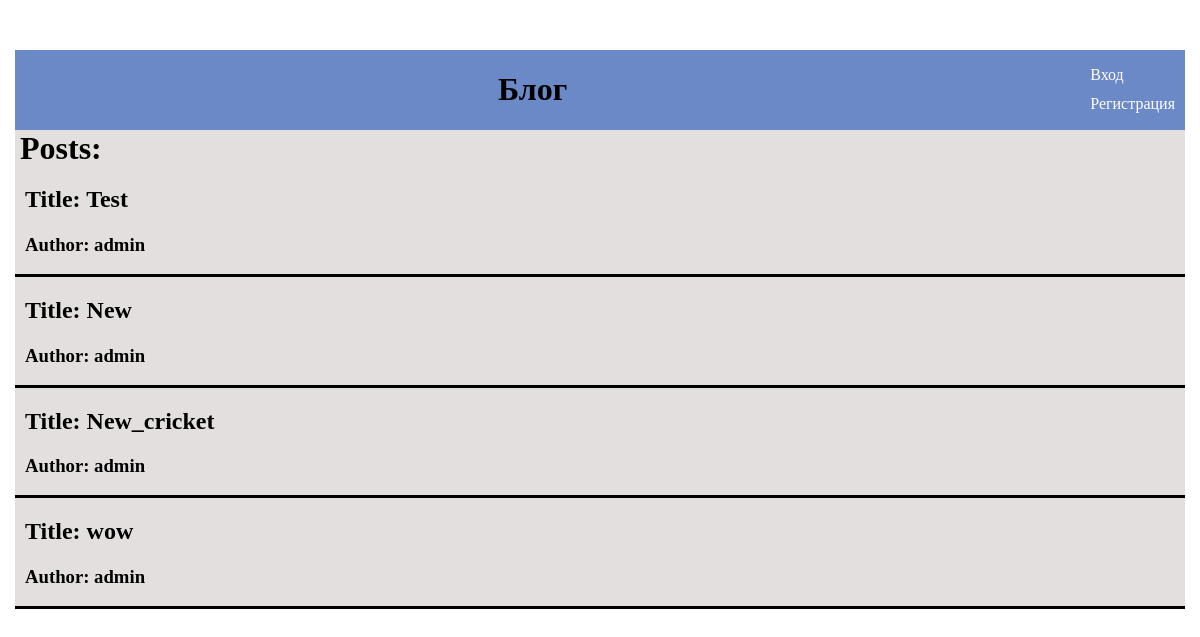
Page /blog/ on the earlier database version.
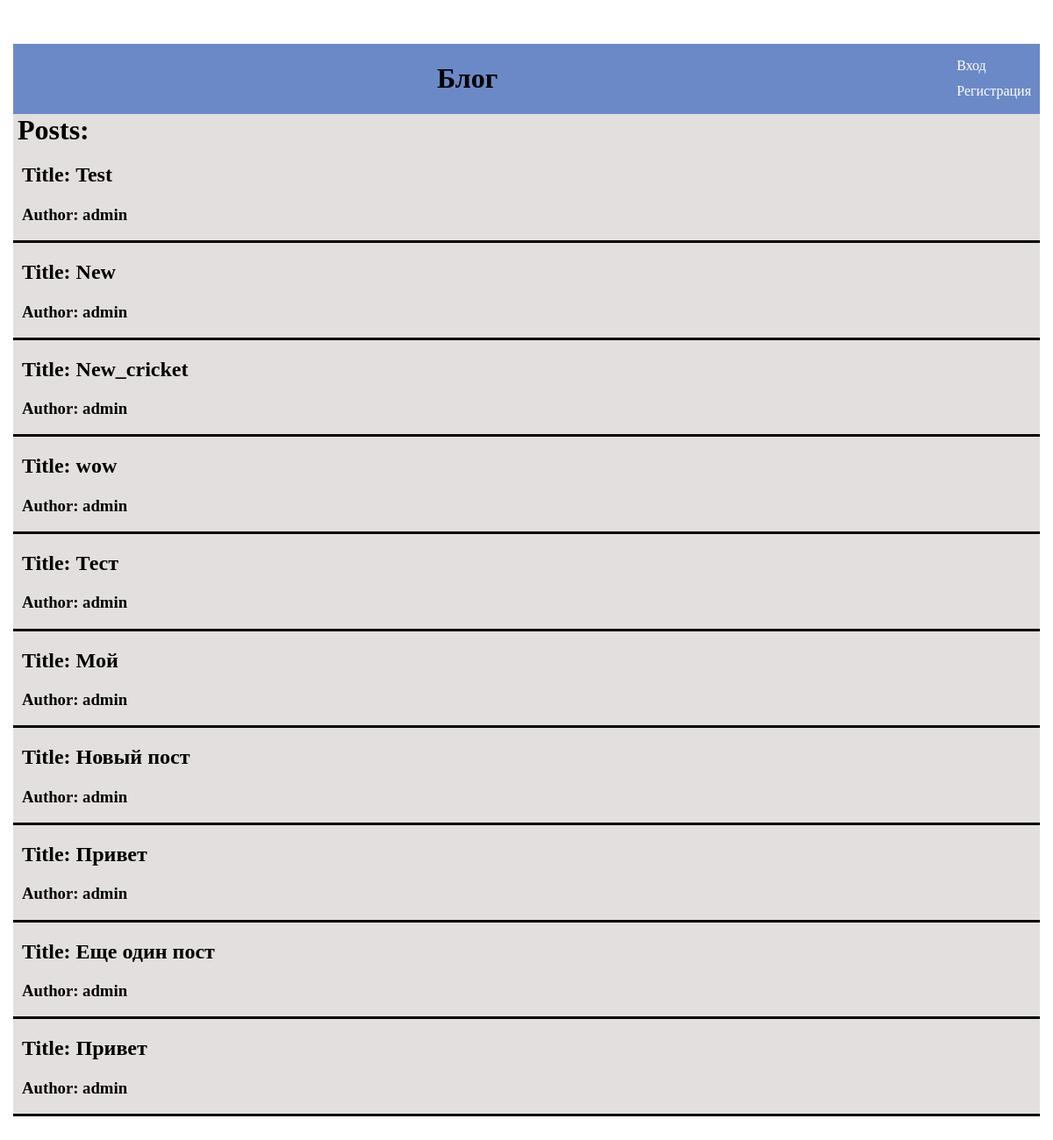
Same page on the later database version.
### post/models.py (models this page shows, shortened)
class Post(models.Model):
    title = models.CharField(max_length=50)
    author = models.ForeignKey(User, on_delete=models.CASCADE)
    description = models.TextField(blank=True)
    class Meta:
        ordering = ['id']

### post/views.py (the view)
# urls.py: path('', PostsListView.as_view(), name='post_list'),
class PostsListView(ListView):
    model = Post
    queryset = Post.objects.all()
    paginate_by = 10
    context_object_name = 'posts'

### post/templates/post/post_list.html (shortened to what this page needs)
{% extends 'post/base.html' %}
{% load static %}
{% block name %}
            Блог
{% endblock %}
{% block body %}
  {% if posts %}
    <div class="body-conatiner">
      <h1 class="preview">Posts:</h1>
    {% for single_post in posts %}
        <div class="post-list">
        <a href="{% url 'post_detail' pk=single_post.pk %}" class="h2-link"><h2>Title: {{ single_post.title }}</h2></a>
        <h3>Author: {{ single_post.author }}</h3>
      </div>
    {% endfor %}
    </div>
  {% else %}
    <h3>No posts yet</h3>
  {% endif %}
{% endblock %}

### post/templates/post/base.html (shortened to what this page needs)
<!DOCTYPE html>
{% load static %}
<html lang="ru">
<head>
    <link rel="stylesheet" href="{% static 'post/css/normalize.css'  %}">
    <link rel="stylesheet" href="{% static 'post/css/list.css'  %}">
</head>
<body class="container-module">
<div class="header">
    <header class="flex-header">
        <div class="header-div">
            <h1>
                {% block name %}{% endblock %}
            </h1>
        </div>
        {% if request.user.is_authenticated %}
        <div class="link">
            <a href="/api/auth/logout" class="link-auth">Выход</a>
        </div>
        {% else %}
        <div class="link">
            <ul class="link-list">
                <li>
                    <a href="/api/auth/login" class="link-auth">Вход</a>
                </li>
                <li>
                    <a href="register" class="link-auth">Регистрация</a>
                </li>
            </ul>
        </div>
        {% endif %}
    </header>
</div>
{% block body %}{% endblock %}
</body>
</html>

### post/static/post/css/list.css (style rules this page uses)
.container-module { margin: 0 auto; padding: 50px 0; width: 1170px; background-color: #fff; }
.header { margin: 0 auto; width: 1170px; background-color: #6c89c7; }
.flex-header { display: flex; width: 1170px; justify-content: center; align-items: center; }
.link { margin-left: auto; padding-right: 10px; }
.link-list { list-style: none; }
li { margin-bottom: 10px }
.link-auth { color: white; text-decoration: none; }
.header-div { flex-grow: 1; text-align: center; }
.post-list { width: 500px display: flex; flex-direction: column; border-bottom: 3px solid black; margin-bottom: 10px; padding-left: 10px; align-items: flex-start; }
.h2-link { color: black; text-decoration: none; }
.body-conatiner { background-color: #e4dfdf; margin: 0 auto; }
.preview { margin: 0 auto; padding-left: 5px; }

Differences in the rows shown:
added Post: title "Тест", author "admin"
added Post: title "Мой", author "admin"
added Post: title "Новый пост", author "admin"
added Post: title "Привет", author "admin"
added Post: title "Еще один пост", author "admin"
added Post: title "Привет", author "admin"
